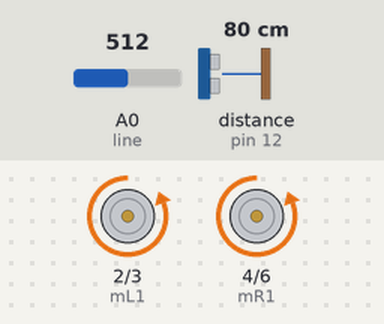
Simulated run of this sketch. Board: Arduino Uno, built with avr-gcc and run on an emulated ATmega328P. On the bench: motor-driver pin pairs drawn as motors (green arrow = first pin HIGH = forward, orange = second pin HIGH = backward, longer = more drive). Wiring (inferred from the names in the program): ultrasonic range finder: trigger pin 13; echo pin 12. The inputs (shaded band) are chosen by the test bench; at power-on: distance to the obstacle (sensor on pin 12) 80 cm, A0 (line) = 512. The echo pulse lasts 58.3 µs per cm.

Above: at 1.2 s.
1.3 s: distance to the obstacle (sensor on pin 12) set to 6 cm
3.5 s: distance to the obstacle (sensor on pin 12) set to 3 cm
At 5.3 s:
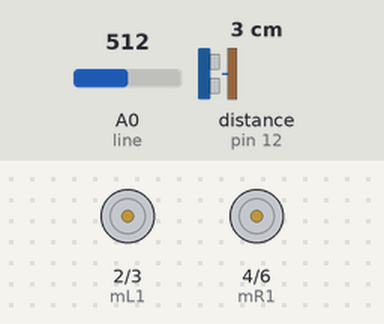
At 6.3 s:
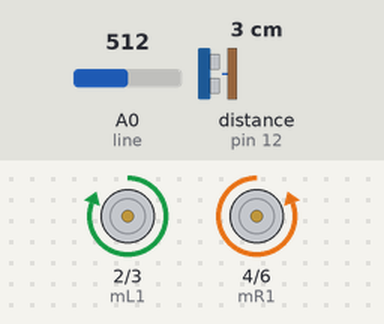
Timing chart, 0 to 12.5 s (numbered marks = the images above; inputs shaded):
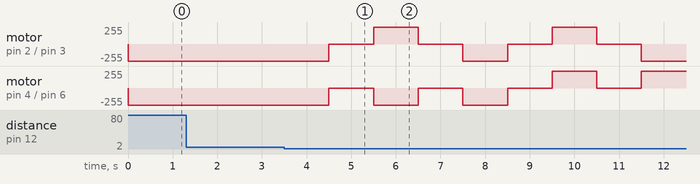

The sketch:

MEC_Competition.ino
```cpp
//#########DEFINING PINS FOR EASE OF USE##############

//<150 recycling
//>150 garbage

#define echo 12 //pins for the ultrasonic
#define trig 13

#define mL1 2 //left motor pins
#define mL2 3
#define mR1 4 //right motor pins
#define mR2 6

#define line A0 //emittier of the line sensor, read in

int flag=0; // 0 for nothing, 1 for recycling, 2 for garbage

void setup() {
  Serial.begin(9600); //allows us to see live data for troubleshooting
  //set up pins for everything
  pinMode(trig, OUTPUT);
  pinMode(echo, INPUT);
  pinMode(mL1, OUTPUT);
  pinMode(mL2, OUTPUT);
  pinMode(mR1, OUTPUT);
  pinMode(mR2, OUTPUT);
  pinMode(line, INPUT);

  //pull up network to remove some interference
  digitalWrite(line, HIGH);
  digitalWrite(echo, HIGH);

  //default motors to off
  off();
}

//#########################################################
void loop() {
  if(flag == 1) { //RECYCLING!!!
    off();
    delay(1000);
    left();
    delay(1000); //tweak to turn 90 degrees right
    off();
    delay(1000);
    forwards();
    delay(1000);
    off();
    delay(1000);
    backwards(); //go back to original position
    delay(1000);
    off();
    delay(1000);
    right();
    delay(1000);
    off();
    flag=0;
    delay(1000); //buffer delay
  }//end flag==1

  else if(flag == 2) { //GARBAGE!!!
    off();
    delay(1000);
    right();
    delay(1000); //tweak to turn 90 degrees right
    off();
    delay(1000);
    forwards();
    delay(1000);
    off();
    delay(1000);
    backwards(); //go back to original position
    delay(1000);
    off();
    delay(1000);
    left();
    delay(1000);
    off();
    flag=0;
    delay(1000); //buffer delay
  }//end flag==2


  else { //FLAG=0 SO NO OBJECT FOUND!!!
    if(ping()<4) { //object close to us, switch to colour sensing
      forwards(); //go straight towards object
      delay(1000);
      if(lineSense()<=150) { //recycling found
        flag=1; //mark flag as recycling
      }
      else if(lineSense()>200) {
        flag=2; //mark flag as garbage
      }
    }

    else {//if(ping()>=6) { //sensing object within a close distance
      forwards();
    }
  }//end flag==0
}
//#########################################################

void backwards() { //CHANGE NUMBERS TO FIT WHAT WE WANT
  digitalWrite(mL1, HIGH); //left motor
  digitalWrite(mL2, LOW);
  digitalWrite(mR1, HIGH); //right motor
  digitalWrite(mR2, LOW);
}

void forwards() { //CHANGE NUMBERS TO FIT WHAT WE WANT
  digitalWrite(mL1, LOW); //left motor
  digitalWrite(mL2, HIGH);
  digitalWrite(mR1, LOW); //right motor
  digitalWrite(mR2, HIGH);
}

void right() { //CHANGE NUMBERS TO FIT WHAT WE WANT
  digitalWrite(mL1, HIGH); //left motor
  digitalWrite(mL2, LOW);
  digitalWrite(mR1, LOW); //right motor
  digitalWrite(mR2, HIGH);
}

void left() { //CHANGE NUMBERS TO FIT WHAT WE WANT
  digitalWrite(mL1, LOW); //left motor
  digitalWrite(mL2, HIGH);
  digitalWrite(mR1, HIGH); //right motor
  digitalWrite(mR2, LOW);
}

void off() { //CHANGE NUMBERS TO FIT WHAT WE WANT
  digitalWrite(mL1, LOW); //left motor
  digitalWrite(mL2, LOW);
  digitalWrite(mR1, LOW); //right motor
  digitalWrite(mR2, LOW);
}

int ping() { //returns distance in CM
  digitalWrite(trig, LOW);
  delayMicroseconds(2);
  digitalWrite(trig, HIGH);
  delayMicroseconds(10);
  digitalWrite(trig, LOW);
  long dur = pulseIn(echo, HIGH);
  if(dur==0) {
    return 0;
  }
  else {
    int dist = (dur)/29/2;
    return dist;
  }
}

int lineSense() {
  return analogRead(line);
}
```

Measured:
- the behaviour switches between 5 and 4 cm on distance to the obstacle (sensor on pin 12) (found by bisection; images 0 and 1)
- after the input at 1.3 s, every drawn part: stays the same
